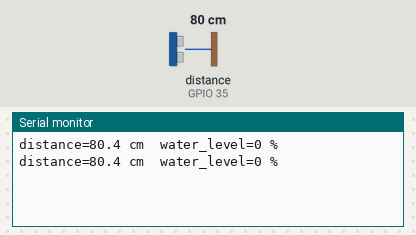
Recording of a sketch running on a simulated ESP32. Parts: the last lines printed to the serial monitor. Wiring (from diagram.json): ultrasonic range finder: trigger GPIO 15; echo GPIO 35. Inputs (shaded band) come from the test bench; at power-on: distance to the obstacle (sensor on GPIO 35) 80 cm. The echo pulse lasts 58.3 µs per cm.

Above: at 2.8 s.
2.9 s: distance to the obstacle (sensor on GPIO 35) set to 2 cm
At 3.8 s:
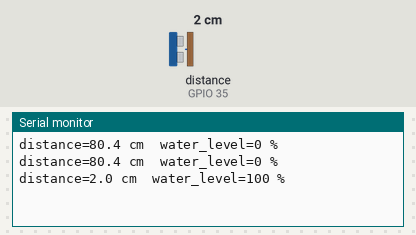
4.4 s: distance to the obstacle (sensor on GPIO 35) set to 4 cm
At 5.8 s:
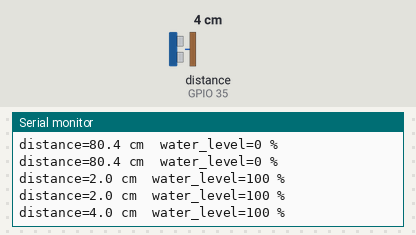
Timing chart, 0 to 7.4 s (numbered marks = the images above; inputs shaded):
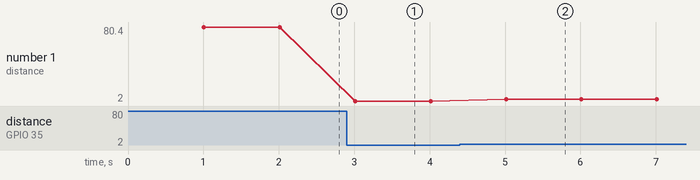

The sketch:

module06_tank_distance.ino
```cpp
// Module 6 - Practice 6: the HC-SR04 as a water tank level gauge
// TRIG on D15. ECHO through a voltage divider (4.7 kiloohm + 10 kiloohm) to D35.
// The sensor faces down, above the water tank (the pump's water container).

const int PIN_TRIG = 15;            // D15: HC-SR04 TRIG (canonical pin map)
const int PIN_ECHO = 35;            // D35: HC-SR04 ECHO, through a voltage divider
const float DISTANCE_EMPTY = 20.0;  // cm from the sensor to the bottom of the tank (measure it yourself)
const float DISTANCE_FULL = 5.0;    // cm from the sensor to the water surface when the tank is full (measure it yourself)

// Measures the distance once, in cm. Returns -1 if the echo doesn't come back.
float measureDistanceCm() {
  digitalWrite(PIN_TRIG, LOW);
  delayMicroseconds(2);
  digitalWrite(PIN_TRIG, HIGH);  // the "shout" command: HIGH for 10 microseconds
  delayMicroseconds(10);
  digitalWrite(PIN_TRIG, LOW);
  unsigned long duration = pulseIn(PIN_ECHO, HIGH, 30000);  // length of the ECHO pulse; wait at most 30 ms
  if (duration == 0) {
    return -1;  // no echo: too far, blocked, or a loose wire
  }
  return duration / 58.0;  // every 58 microseconds = 1 cm (the sound travels there and back)
}

void setup() {
  Serial.begin(115200);
  pinMode(PIN_TRIG, OUTPUT);
  pinMode(PIN_ECHO, INPUT);
  digitalWrite(PIN_TRIG, LOW);
}

void loop() {
  delay(1000);  // measure once every second
  float distance = measureDistanceCm();
  if (distance < 0) {
    Serial.println("No echo. Check the wires and which way the sensor faces.");
  } else {
    // The formula is the same as map(distance, DISTANCE_EMPTY, DISTANCE_FULL, 0, 100), but for decimal numbers.
    int percent = (DISTANCE_EMPTY - distance) * 100 / (DISTANCE_EMPTY - DISTANCE_FULL);
    int waterLevel = constrain(percent, 0, 100);
    Serial.print("distance=");
    Serial.print(distance, 1);
    Serial.print(" cm  water_level=");
    Serial.print(waterLevel);
    Serial.println(" %");
  }
}
```

Measured:
- after the input at 2.9 s, the serial monitor: prints a new line after 0.11 s (image 1)
- after the input at 4.4 s, the serial monitor: prints a new line after 0.61 s (image 2)
- plotted number 1: 80.4 → 2 after the input at 2.9 s, 2 → 4 after the input at 4.4 s
